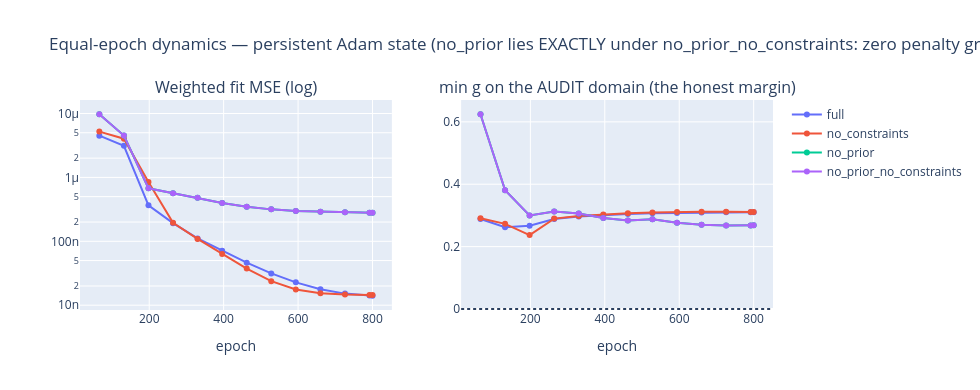

The notebook cell saved with this chart:
### Code cell
# ---------- training dynamics: fit AND the extended-domain arbitrage margin ----------
fig = make_subplots(rows=1, cols=2, subplot_titles=(
    "Weighted fit MSE (log)", "min g on the AUDIT domain (the honest margin)"))
cols = {"full": "#636efa", "no_constraints": "#ef553b",
        "no_prior": "#00cc96", "no_prior_no_constraints": "#ab63fa"}
for name, col in cols.items():
    L = variants[name]["logs"]
    fig.add_trace(go.Scatter(x=[l["epoch"] for l in L], y=[max(l["fit"], 1e-14) for l in L],
                             name=name, line=dict(color=col)), 1, 1)
    fig.add_trace(go.Scatter(x=[l["epoch"] for l in L], y=[l["min_g_ext"] for l in L],
                             name=name, line=dict(color=col), showlegend=False), 1, 2)
fig.update_yaxes(type="log", row=1, col=1)
fig.add_hline(y=0, line_dash="dot", row=1, col=2)
fig.update_xaxes(title_text="epoch")
fig.update_layout(
    width=980, height=390,
    title="Equal-epoch dynamics — persistent Adam state (no_prior lies EXACTLY under "
          "no_prior_no_constraints: zero penalty gradient)")
fig.show()

### Figure 1 — Plotly figure (JSON) as saved in the notebook; plotly's stock layout.template omitted (floating-point values rounded to 4 significant figures)
{"data": [{"line": {"color": "#636efa"}, "name": "full", "type": "scatter", "x": [66, 132, 198, 264, 330, 396, 462, 528, 594, 660, 726, 792, 800], "xaxis": "x", "y": [4.506e-06, 3.124e-06, 3.658e-07, 1.923e-07, 1.109e-07, 7.097e-08, 4.627e-08, 3.148e-08, 2.277e-08, 1.775e-08, 1.519e-08, 1.413e-08, 1.406e-08], "yaxis": "y"}, {"line": {"color": "#636efa"}, "name": "full", "showlegend": false, "type": "scatter", "x": [66, 132, 198, 264, 330, 396, 462, 528, 594, 660, 726, 792, 800], "xaxis": "x2", "y": [0.2886, 0.262, 0.267, 0.2887, 0.2965, 0.3012, 0.3046, 0.3068, 0.3081, 0.309, 0.3098, 0.3101, 0.3101], "yaxis": "y2"}, {"line": {"color": "#ef553b"}, "name": "no_constraints", "type": "scatter", "x": [66, 132, 198, 264, 330, 396, 462, 528, 594, 660, 726, 792, 800], "xaxis": "x", "y": [5.21e-06, 4.035e-06, 8.484e-07, 1.95e-07, 1.091e-07, 6.329e-08, 3.75e-08, 2.379e-08, 1.764e-08, 1.537e-08, 1.466e-08, 1.446e-08, 1.444e-08], "yaxis": "y"}, {"line": {"color": "#ef553b"}, "name": "no_constraints", "showlegend": false, "type": "scatter", "x": [66, 132, 198, 264, 330, 396, 462, 528, 594, 660, 726, 792, 800], "xaxis": "x2", "y": [0.291, 0.273, 0.237, 0.2897, 0.2978, 0.303, 0.3068, 0.3095, 0.311, 0.3114, 0.3114, 0.3113, 0.3113], "yaxis": "y2"}, {"line": {"color": "#00cc96"}, "name": "no_prior", "type": "scatter", "x": [66, 132, 198, 264, 330, 396, 462, 528, 594, 660, 726, 792, 800], "xaxis": "x", "y": [9.736e-06, 4.518e-06, 6.763e-07, 5.637e-07, 4.821e-07, 3.984e-07, 3.484e-07, 3.161e-07, 2.988e-07, 2.902e-07, 2.844e-07, 2.8e-07, 2.796e-07], "yaxis": "y"}, {"line": {"color": "#00cc96"}, "name": "no_prior", "showlegend": false, "type": "scatter", "x": [66, 132, 198, 264, 330, 396, 462, 528, 594, 660, 726, 792, 800], "xaxis": "x2", "y": [0.6243, 0.3809, 0.2998, 0.3125, 0.3062, 0.2918, 0.2839, 0.2878, 0.2764, 0.2704, 0.2676, 0.268, 0.2682], "yaxis": "y2"}, {"line": {"color": "#ab63fa"}, "name": "no_prior_no_constraints", "type": "scatter", "x": [66, 132, 198, 264, 330, 396, 462, 528, 594, 660, 726, 792, 800], "xaxis": "x", "y": [9.736e-06, 4.518e-06, 6.763e-07, 5.637e-07, 4.821e-07, 3.984e-07, 3.484e-07, 3.161e-07, 2.988e-07, 2.902e-07, 2.844e-07, 2.8e-07, 2.796e-07], "yaxis": "y"}, {"line": {"color": "#ab63fa"}, "name": "no_prior_no_constraints", "showlegend": false, "type": "scatter", "x": [66, 132, 198, 264, 330, 396, 462, 528, 594, 660, 726, 792, 800], "xaxis": "x2", "y": [0.6243, 0.3809, 0.2998, 0.3125, 0.3062, 0.2918, 0.2839, 0.2878, 0.2764, 0.2704, 0.2676, 0.268, 0.2682], "yaxis": "y2"}], "layout": {"annotations": [{"font": {"size": 16}, "showarrow": false, "text": "Weighted fit MSE (log)", "x": 0.225, "xanchor": "center", "xref": "paper", "y": 1, "yanchor": "bottom", "yref": "paper"}, {"font": {"size": 16}, "showarrow": false, "text": "min g on the AUDIT domain (the honest margin)", "x": 0.775, "xanchor": "center", "xref": "paper", "y": 1, "yanchor": "bottom", "yref": "paper"}], "height": 390, "shapes": [{"line": {"dash": "dot"}, "type": "line", "x0": 0, "x1": 1, "xref": "x2 domain", "y0": 0, "y1": 0, "yref": "y2"}], "title": {"text": "Equal-epoch dynamics — persistent Adam state (no_prior lies EXACTLY under no_prior_no_constraints: zero penalty gradient)"}, "width": 980, "xaxis": {"anchor": "y", "domain": [0, 0.45], "title": {"text": "epoch"}}, "xaxis2": {"anchor": "y2", "domain": [0.55, 1], "title": {"text": "epoch"}}, "yaxis": {"anchor": "x", "domain": [0, 1], "type": "log"}, "yaxis2": {"anchor": "x2", "domain": [0, 1]}}}
